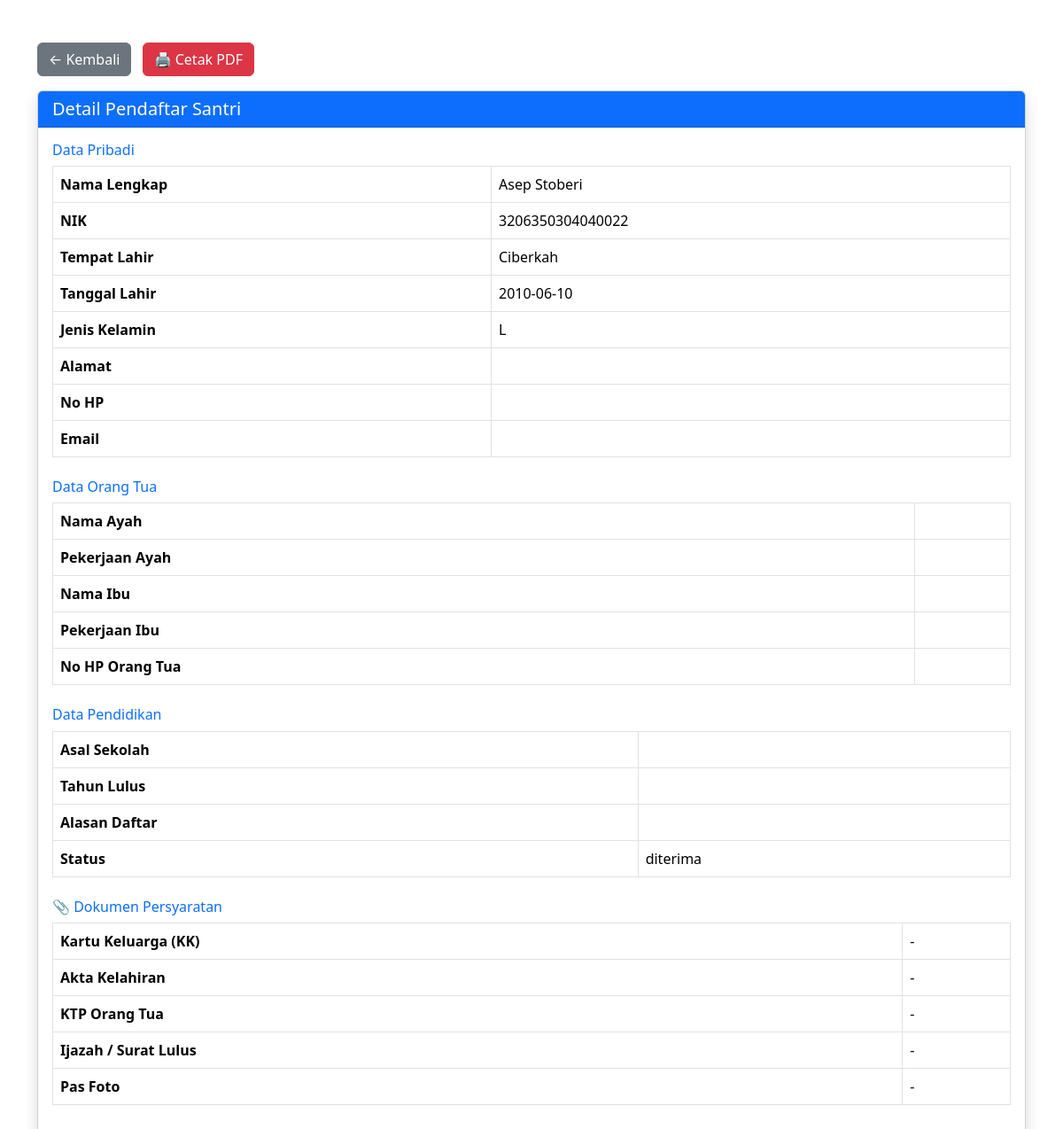
/admin/detail_pendaftar.php?id=8 (signed in), run on the app's committed database.
### tables this page shows
CREATE TABLE `pendaftaran` (
  `id` int(11) NOT NULL,
  `nama_lengkap` varchar(100) NOT NULL,
  `no_hp` varchar(20) NOT NULL,
  `alamat` text NOT NULL,
  `created_at` timestamp NOT NULL DEFAULT current_timestamp(),
  `nik` varchar(20) NOT NULL,
  `tempat_lahir` varchar(50) NOT NULL,
  `tanggal_lahir` date DEFAULT NULL,
  `jenis_kelamin` enum('L','P') NOT NULL,
  `email` varchar(100) NOT NULL,
  `asal_sekolah` varchar(100) NOT NULL,
  `tahun_lulus` varchar(4) NOT NULL,
  `nama_ayah` varchar(100) NOT NULL,
  `pekerjaan_ayah` varchar(100) NOT NULL,
  `nama_ibu` varchar(100) NOT NULL,
  `pekerjaan_ibu` varchar(100) NOT NULL,
  `no_hp_ortu` varchar(20) NOT NULL,
  `alasan_daftar` text NOT NULL,
  `file_kk` varchar(255) DEFAULT NULL,
  `file_akta` varchar(255) DEFAULT NULL,
  `file_ktp_ortu` varchar(255) DEFAULT NULL,
  `file_ijazah` varchar(255) DEFAULT NULL,
  `file_foto` varchar(255) DEFAULT NULL,
  `status` enum('proses','diterima','ditolak') DEFAULT 'proses',
  `kk` varchar(255) DEFAULT NULL,
  `akta_kelahiran` varchar(255) DEFAULT NULL,
  `ktp_ortu` varchar(255) DEFAULT NULL,
  `ijazah` varchar(255) DEFAULT NULL,
  `pas_foto` varchar(255) DEFAULT NULL
);

### admin/detail_pendaftar.php (the view, shortened to what this page needs)
<?php
include "../php/koneksi.php";
$id = $_GET['id'];
$data = mysqli_query($koneksi, "SELECT * FROM pendaftaran WHERE id='$id'");
$row = mysqli_fetch_assoc($data);
?>
<!DOCTYPE html>
<html lang="id">
<head>
    <link href="https://cdn.jsdelivr.net/npm/bootstrap@5.3.2/dist/css/bootstrap.min.css" rel="stylesheet">
</head>
<body>
    <div class="container mt-5">
        <a href="dashboard.php" class="btn btn-secondary mb-3">← Kembali</a>
        <a href="cetak_detail_pdf.php?id=<?= $row['id']; ?>"
            target="_blank"
            class="btn btn-danger mb-3 ms-2">
            🖨️ Cetak PDF
        </a>
        <div class="card shadow">
            <div class="card-header bg-primary text-white">
                <h5 class="mb-0">Detail Pendaftar Santri</h5>
            </div>
            <div class="card-body">
                <h6 class="text-primary">Data Pribadi</h6>
                <table class="table table-bordered">
                    <tr>
                        <th>Nama Lengkap</th>
                        <td><?= htmlspecialchars($row['nama_lengkap']); ?></td>
                    </tr>
                    <tr>
                        <th>NIK</th>
                        <td><?= htmlspecialchars($row['nik']); ?></td>
                    </tr>
                    <tr>
                        <th>Tempat Lahir</th>
                        <td><?= htmlspecialchars($row['tempat_lahir']); ?></td>
                    </tr>
                    <tr>
                        <th>Tanggal Lahir</th>
                        <td><?= htmlspecialchars($row['tanggal_lahir']); ?></td>
                    </tr>
                    <tr>
                        <th>Jenis Kelamin</th>
                        <td><?= htmlspecialchars($row['jenis_kelamin']); ?></td>
                    </tr>
                    <tr>
                        <th>Alamat</th>
                        <td><?= htmlspecialchars($row['alamat']); ?></td>
                    </tr>
                    <tr>
                        <th>No HP</th>
                        <td><?= htmlspecialchars($row['no_hp']); ?></td>
                    </tr>
                    <tr>
                        <th>Email</th>
                        <td><?= htmlspecialchars($row['email']); ?></td>
                    </tr>
                </table>
                <h6 class="text-primary mt-4">Data Orang Tua</h6>
                <table class="table table-bordered">
                    <tr>
                        <th>Nama Ayah</th>
                        <td><?= htmlspecialchars($row['nama_ayah']); ?></td>
                    </tr>
                    <tr>
                        <th>Pekerjaan Ayah</th>
                        <td><?= htmlspecialchars($row['pekerjaan_ayah']); ?></td>
                    </tr>
                    <tr>
                        <th>Nama Ibu</th>
                        <td><?= htmlspecialchars($row['nama_ibu']); ?></td>
                    </tr>
                    <tr>
                        <th>Pekerjaan Ibu</th>
                        <td><?= htmlspecialchars($row['pekerjaan_ibu']); ?></td>
                    </tr>
                    <tr>
                        <th>No HP Orang Tua</th>
                        <td><?= htmlspecialchars($row['no_hp_ortu']); ?></td>
                    </tr>
                </table>
                <h6 class="text-primary mt-4">Data Pendidikan</h6>
                <table class="table table-bordered">
                    <tr>
                        <th>Asal Sekolah</th>
                        <td><?= htmlspecialchars($row['asal_sekolah']); ?></td>
                    </tr>
                    <tr>
                        <th>Tahun Lulus</th>
                        <td><?= htmlspecialchars($row['tahun_lulus']); ?></td>
                    </tr>
                    <tr>
                        <th>Alasan Daftar</th>
                        <td><?= htmlspecialchars($row['alasan_daftar']); ?></td>
                    </tr>
                    <tr>
                        <th>Status</th>
                        <td><?= htmlspecialchars($row['status']); ?></td>
                    </tr>
                </table>
                <h6 class="text-primary mt-4">📎 Dokumen Persyaratan</h6>
                <table class="table table-bordered align-middle">
                    <tr>
                        <th>Kartu Keluarga (KK)</th>
                        <td>
                            <?php if (!empty($row['kk'])) { ?>
                                <a href="../uploads/dokumen/<?= htmlspecialchars($row['kk']); ?>" target="_blank" class="btn btn-sm btn-primary">
                                    Lihat
                                </a>
                            <?php } else {
                                echo "-";
                            } ?>
                        </td>
                    </tr>
                    <tr>
                        <th>Akta Kelahiran</th>
                        <td>
                            <?php if (!empty($row['akta_kelahiran'])) { ?>
                                <a href="../uploads/dokumen/<?= htmlspecialchars($row['akta_kelahiran']); ?>" target="_blank" class="btn btn-sm btn-primary">
                                    Lihat
                                </a>
                            <?php } else {
                                echo "-";
                            } ?>
                        </td>
                    </tr>
                    <tr>
                        <th>KTP Orang Tua</th>
                        <td>
                            <?php if (!empty($row['ktp_ortu'])) { ?>
                                <a href="../uploads/dokumen/<?= htmlspecialchars($row['ktp_ortu']); ?>" target="_blank" class="btn btn-sm btn-primary">
                                    Lihat
                                </a>
                            <?php } else {
                                echo "-";
                            } ?>
                        </td>
                    </tr>
                    <tr>
                        <th>Ijazah / Surat Lulus</th>
                        <td>
                            <?php if (!empty($row['ijazah'])) { ?>
                                <a href="../uploads/dokumen/<?= htmlspecialchars($row['ijazah']); ?>" target="_blank" class="btn btn-sm btn-primary">
                                    Lihat
                                </a>
                            <?php } else {
                                echo "-";
                            } ?>
                        </td>
                    </tr>
                    <tr>
                        <th>Pas Foto</th>
                        <td>
                            <?php if (!empty($row['pas_foto'])) { ?>
                                <img src="../uploads/dokumen/<?= htmlspecialchars($row['pas_foto']); ?>"
                                    width="120"
                                    class="img-thumbnail">
                            <?php } else {
                                echo "-";
                            } ?>
                        </td>
                    </tr>
                </table>
            </div>
        </div>
    </div>
</body>
</html>

### data on the page
pendaftaran: nama_lengkap "Asep Stoberi", nik "3206350304040022", tempat_lahir "Ciberkah", tanggal_lahir "2010-06-10", jenis_kelamin "L", status "diterima"
